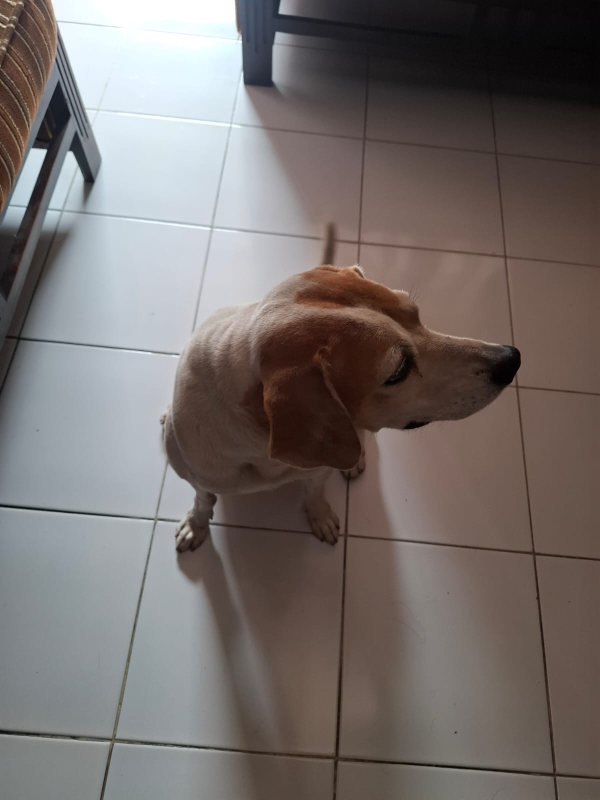
#> input picture dataset/anjing_kampung/anjing_kampung_1.jpg, 1200 x 1600 px (shown at 1/2 size); its folder holds only this picture in this run
$ jupyter execute --allow-errors dog_breed_hog_lbp.ipynb
#> lines starting #> are read from the running program, lines starting #| are printed output that depends on the picture
#> in load_dataset, img is the input picture: shape (1600, 1200, 3); mean B, G, R 107.8, 110, 117.3
[cell 1]
import cv2
import numpy as np
import os
import time
import joblib
import matplotlib.pyplot as plt

from skimage.feature import hog, local_binary_pattern
from sklearn.svm import SVC
from sklearn.preprocessing import StandardScaler
from sklearn.model_selection import StratifiedKFold
from sklearn.metrics import classification_report, confusion_matrix, accuracy_score

[cell 2]
DATASET_PATH = "dataset"
MODEL_FILE = "dog_model_hog_lbp_augmented.pkl"

IMG_SIZE = (128, 128)
LBP_RADIUS = 1
LBP_POINTS = 8 * LBP_RADIUS
N_SPLITS = 5

[cell 3]
def extract_feature(img_bgr):
    img = cv2.resize(img_bgr, IMG_SIZE)
#> img: shape (128, 128, 3)
    gray = cv2.cvtColor(img, cv2.COLOR_BGR2GRAY)
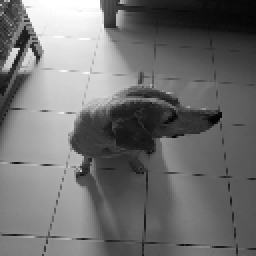
#> gray: shape (128, 128) (shown 2 times larger); min 2, max 255, mean 111.9

    hog_feat = hog(
        gray,
        orientations=9,
        pixels_per_cell=(8, 8),
        cells_per_block=(2, 2),
        block_norm="L2-Hys",
        feature_vector=True
    )
#> hog_feat = 8100 values, max 0.564 at index 7564, min 0 at index 47, mean 0.117

    lbp = local_binary_pattern(gray, LBP_POINTS, LBP_RADIUS, method="uniform")
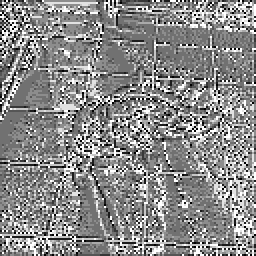
#> lbp: shape (128, 128) float64 (shown 2 times larger); min 0, max 9, mean 4.91; drawn with min black and max white
    lbp_hist, _ = np.histogram(
        lbp.ravel(),
        bins=np.arange(0, LBP_POINTS + 3),
        range=(0, LBP_POINTS + 2)
    )
#> lbp_hist = [457, 873, 677, 2030, 3619, 3321, 1113, 1467, 1299, 1528]
    lbp_hist = lbp_hist.astype("float")
    lbp_hist /= (lbp_hist.sum() + 1e-6)
#> lbp_hist = [0.0279, 0.0533, 0.0413, 0.124, 0.221, 0.203, 0.0679, 0.0895, 0.0793, 0.0933]

    return np.hstack([hog_feat, lbp_hist])

[cell 4]
def load_dataset(path):
    X, y = [], []
    print("Loading dataset with AUGMENTATION...")

    for cls in sorted(os.listdir(path)):
        folder = os.path.join(path, cls)

        if not os.path.isdir(folder):
            continue

        files = [f for f in os.listdir(folder) if f.lower().endswith((".jpg", ".png", ".jpeg"))]
        print(f" - {cls}: {len(files)} original images")

        count_processed = 0
        for f in files:
            img = cv2.imread(os.path.join(folder, f))
            if img is None:
                continue

            X.append(extract_feature(img))
            y.append(cls)

            img_flip = cv2.flip(img, 1)
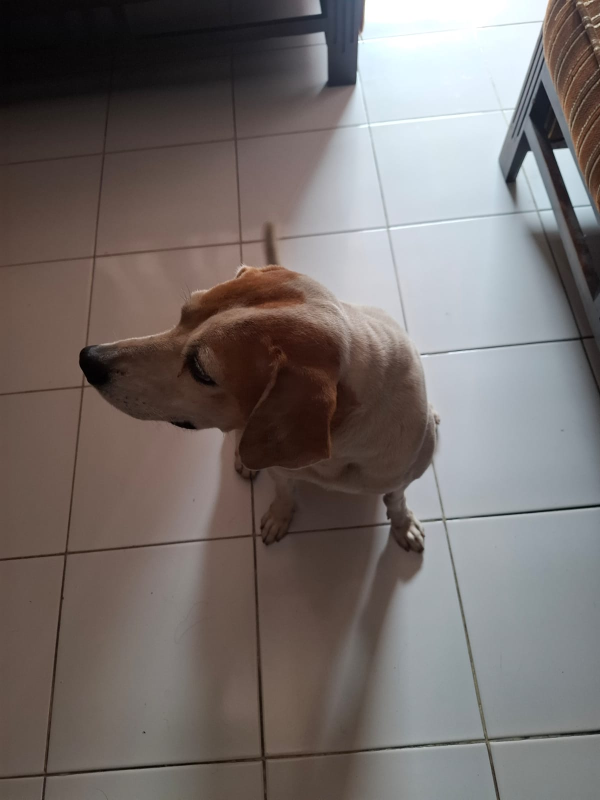
#> img_flip: shape (1600, 1200, 3) (shown at 1/2 size); mean B, G, R 107.8, 110, 117.3
            X.append(extract_feature(img_flip))
#> in extract_feature (call 2), `img = cv2.resize(img_bgr, IMG_SIZE)`:
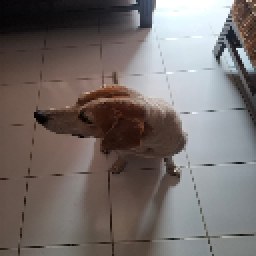
#> img: shape (128, 128, 3) (shown 2 times larger); mean B, G, R 107.7, 109.9, 117.2
#> in extract_feature (call 2), `gray = cv2.cvtColor(img, cv2.COLOR_BGR2GRAY)`:
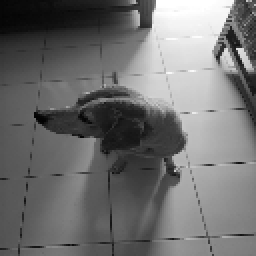
#> gray: shape (128, 128) (shown 2 times larger); min 2, max 255, mean 111.9
#> in extract_feature (call 2), `hog_feat = hog( gray, orientations=9, pixels_per_cell=(8, 8), cells_pe..`: hog_feat = 8100 values, max 0.559 at index 8068, min 0 at index 8, mean 0.116
#> in extract_feature (call 2), `lbp = local_binary_pattern(gray, LBP_POINTS, LBP_RADIUS, method="unifo..`:
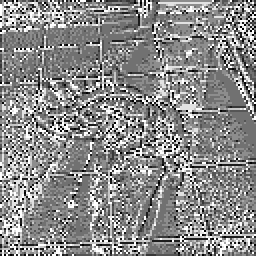
#> lbp: shape (128, 128) float64 (shown 2 times larger); min 0, max 9, mean 4.91; drawn with min black and max white
#> in extract_feature (call 2), `lbp_hist, _ = np.histogram( lbp.ravel(), bins=np.arange(0, LBP_POINTS ..`: lbp_hist = [457, 873, 677, 2030, 3619, 3321, 1113, 1467, 1299, 1528]
#> in extract_feature (call 2), `lbp_hist /= (lbp_hist.sum() + 1e-6)`: lbp_hist = [0.0279, 0.0533, 0.0413, 0.124, 0.221, 0.203, 0.0679, 0.0895, 0.0793, 0.0933]
            y.append(cls)

            rows, cols = img.shape[:2]
#> rows = 1600; cols = 1200
            M = cv2.getRotationMatrix2D((cols/2, rows/2), 15, 1)
            img_rot = cv2.warpAffine(img, M, (cols, rows))
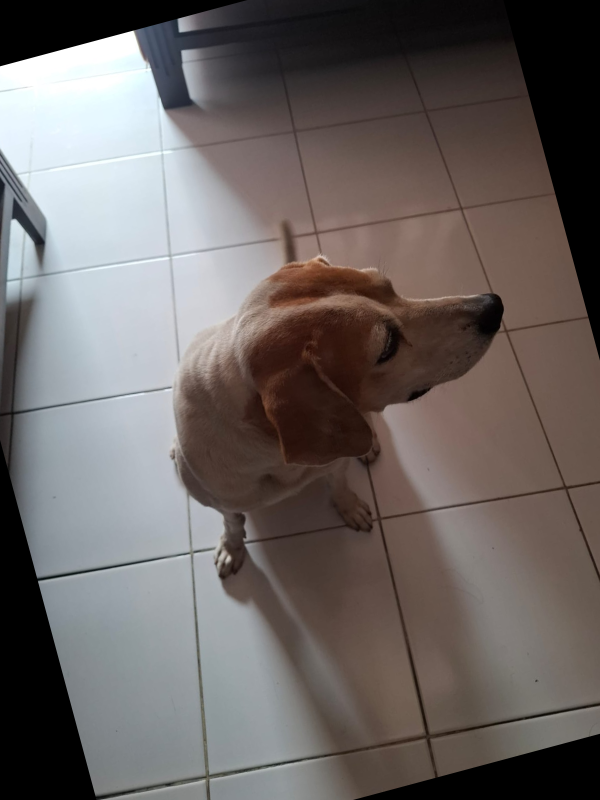
#> img_rot: shape (1600, 1200, 3) (shown at 1/2 size); mean B, G, R 99, 100.8, 107.3

            X.append(extract_feature(img_rot))
#> in extract_feature (call 3), `img = cv2.resize(img_bgr, IMG_SIZE)`:
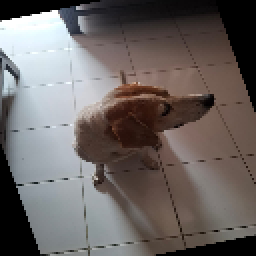
#> img: shape (128, 128, 3) (shown 2 times larger); mean B, G, R 99, 100.8, 107.3
#> in extract_feature (call 3), `gray = cv2.cvtColor(img, cv2.COLOR_BGR2GRAY)`:
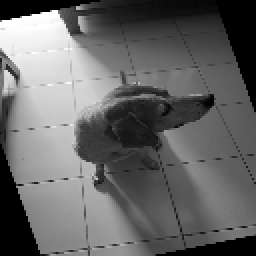
#> gray: shape (128, 128) (shown 2 times larger); min 0, max 255, mean 102.6
#> in extract_feature (call 3), `hog_feat = hog( gray, orientations=9, pixels_per_cell=(8, 8), cells_pe..`: hog_feat = 8100 values, max 0.599 at index 346, min 0 at index 0, mean 0.113
#> in extract_feature (call 3), `lbp = local_binary_pattern(gray, LBP_POINTS, LBP_RADIUS, method="unifo..`:
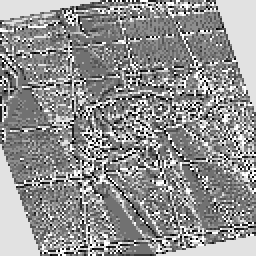
#> lbp: shape (128, 128) float64 (shown 2 times larger); min 0, max 9, mean 5.14; drawn with min black and max white
#> in extract_feature (call 3), `lbp_hist, _ = np.histogram( lbp.ravel(), bins=np.arange(0, LBP_POINTS ..`: lbp_hist = [395, 708, 633, 2035, 3494, 2924, 1021, 1194, 2706, 1274]
#> in extract_feature (call 3), `lbp_hist /= (lbp_hist.sum() + 1e-6)`: lbp_hist = [0.0241, 0.0432, 0.0386, 0.124, 0.213, 0.178, 0.0623, 0.0729, 0.165, 0.0778]
            y.append(cls)


            count_processed += 1
#> pass 2 of the loop in load_dataset, `for cls in sorted(os.listdir(path)):`:
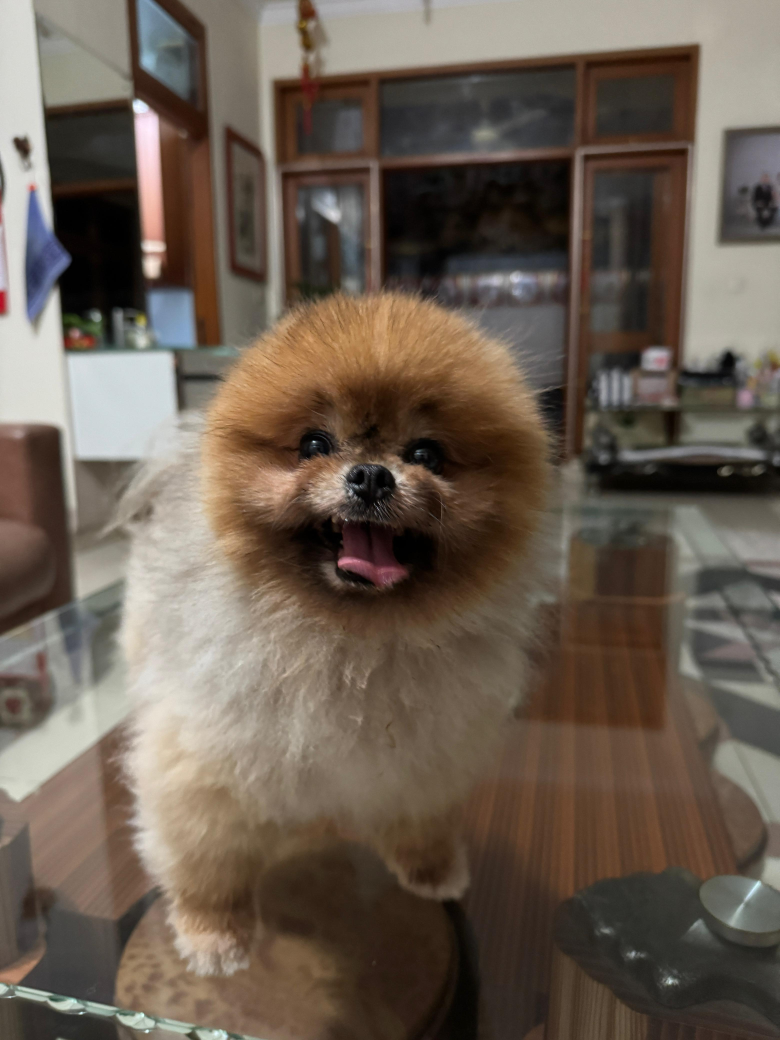
#> input picture dataset/pom/pom_1.jpg, 3120 x 4160 px (shown at 1/4 size)
#> in load_dataset, img is the input picture: shape (4160, 3120, 3); mean B, G, R 81.5, 93.4, 106.1
#> img: shape (128, 128, 3)
#> img_flip: shape (4160, 3120, 3)
#> img_rot: shape (4160, 3120, 3)
#> in extract_feature (call 6), `gray = cv2.cvtColor(img, cv2.COLOR_BGR2GRAY)`:
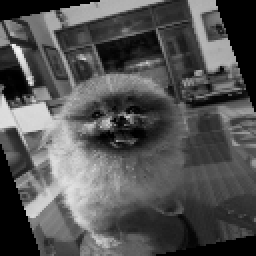
#> gray: shape (128, 128) (shown 2 times larger); min 0, max 244, mean 82.8
#> hog_feat = 8100 values, max 0.633 at index 522, min 0 at index 0, mean 0.134
#> in extract_feature (call 6), `lbp = local_binary_pattern(gray, LBP_POINTS, LBP_RADIUS, method="unifo..`:
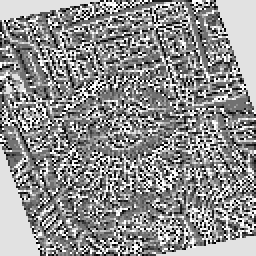
#> lbp: shape (128, 128) float64 (shown 2 times larger); min 0, max 9, mean 5.08; drawn with min black and max white
#> in extract_feature (call 6), `lbp_hist, _ = np.histogram( lbp.ravel(), bins=np.arange(0, LBP_POINTS ..`: lbp_hist = [955, 1152, 909, 1561, 2900, 1836, 1190, 1163, 2874, 1844]
#> in extract_feature (call 6), `lbp_hist /= (lbp_hist.sum() + 1e-6)`: lbp_hist = [0.0583, 0.0703, 0.0555, 0.0953, 0.177, 0.112, 0.0726, 0.071, 0.175, 0.113]

    print(f"\nTotal data after augmentation: {len(X)} samples")
#| Total data after augmentation: 6 samples
#| Feature vector length: 8110
    return np.array(X), np.array(y)

[cell 5]
def train_and_evaluate(X, y):
    scaler = StandardScaler()
    X_scaled = scaler.fit_transform(X)

    skf = StratifiedKFold(n_splits=N_SPLITS, shuffle=True, random_state=42)

    acc_scores = []
    all_y_true = []
    all_y_pred = []

    for fold, (train_idx, test_idx) in enumerate(skf.split(X_scaled, y)):
        print(f"\nFold {fold+1}/{N_SPLITS}")

        X_train, X_test = X_scaled[train_idx], X_scaled[test_idx]
        y_train, y_test = y[train_idx], y[test_idx]

        clf = SVC(
            kernel="rbf",
            C=10,
            gamma="scale",
            class_weight="balanced",
            probability=False
        )

        clf.fit(X_train, y_train)
        y_pred = clf.predict(X_test)

        acc = accuracy_score(y_test, y_pred)
        acc_scores.append(acc)
        print(f" Accuracy: {acc:.3f}")

        all_y_true.extend(y_test)
        all_y_pred.extend(y_pred)
#> this loop made 0 passes
#> after the loop, acc_scores = []; all_y_pred = []; all_y_true = []

    print("\nCross-validation Results")
    print("Mean Accuracy:", np.mean(acc_scores))

    print("\nClassification Report (All folds)")
    print(classification_report(all_y_true, all_y_pred))

    cm = confusion_matrix(all_y_true, all_y_pred)
    return scaler, clf, cm

# [35 lines left out: functions train_final_model, plot_confusion_matrix, not called in this run]
